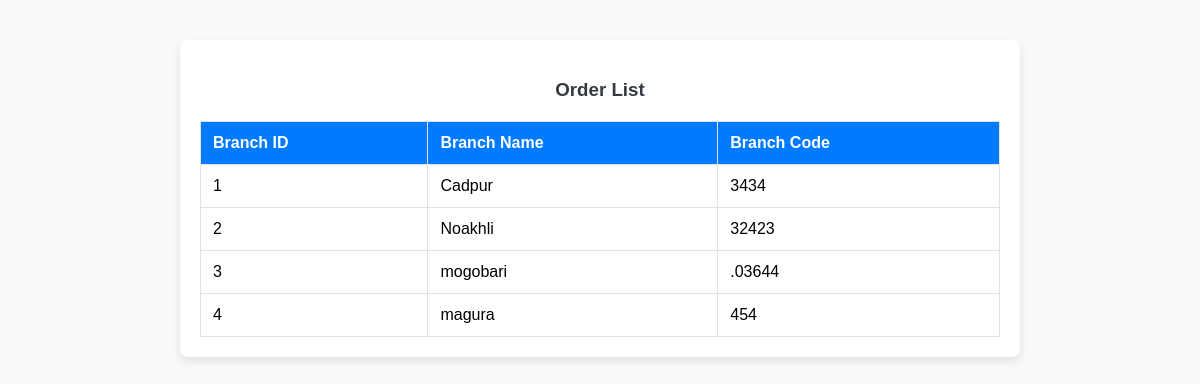
The page /adminpannel/pages/branch/branchshow.php on the database its author committed.
### tables this page shows
CREATE TABLE `branch` (
  `branch_id` int(11) NOT NULL,
  `branch_name` varchar(111) NOT NULL,
  `branch_code` varchar(11) NOT NULL
);

### adminpannel/pages/branch/branchshow.php (the view, shortened to what this page needs)
<?php
$database = mysqli_connect("localhost", "root", "", "fasttrack");
?>
<!doctype html>
<html lang="en">
<head>
</head>
<body>
    <?php
    $query = "SELECT * FROM branch";
    $ns = $database->query($query);
    echo "<div class='table-container'>
    <h3>Order List</h3>
    <table>
        <thead>
            <tr>
                <th>Branch ID</th>
                <th>Branch Name</th>
                <th>Branch Code</th>
            </tr>
        </thead>";
    while ($row = $ns->fetch_assoc()) {
        echo "
        <tbody>
            <tr>
                <td>{$row['branch_id']}</td>
                <td>{$row['branch_name']}</td>
                <td>{$row['branch_code']}</td>
            </tr>
        </tbody>";
    }
    echo " </table> </div>";
    ?>
</body>
</html>

### adminpannel/pages/branch/branchshow.php (style rules this page uses)
body { font-family: Arial, sans-serif; background-color: #f8f9fa; margin: 0; padding: 20px; }
.table-container { margin: 20px auto; padding: 20px; max-width: 800px; background-color: #ffffff; border-radius: 8px; box-shadow: 0 4px 8px rgba(0, 0, 0, 0.1); }
h3 { text-align: center; margin-bottom: 20px; color: #343a40; }
table { width: 100%; border-collapse: collapse; }
thead { background-color: #007bff; color: #ffffff; }
th, td { padding: 12px; text-align: left; border: 1px solid #dee2e6; }

### rows shown on the page
branch: branch_id "1", branch_name "Cadpur", branch_code "3434"
branch: branch_id "2", branch_name "Noakhli", branch_code "32423"
branch: branch_id "3", branch_name "mogobari", branch_code ".03644"
branch: branch_id "4", branch_name "magura", branch_code "454"
